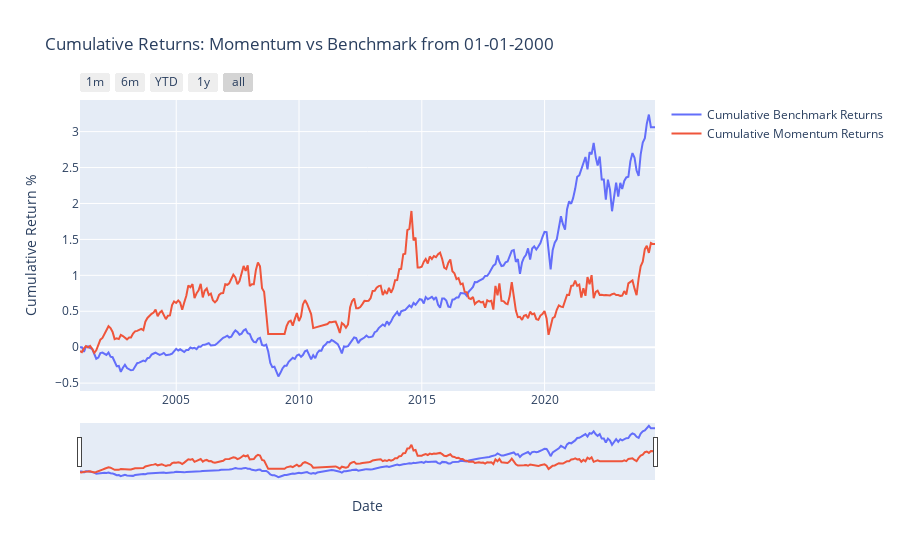

The notebook cell saved with this chart:
### Code cell
# Create a Plotly figure
fig = go.Figure()

# Add the cumulative benchmark returns line trace
fig.add_trace(
    go.Scatter(
        x=cumulative_benchmark_returns.index,
        y=cumulative_benchmark_returns,
        mode='lines',
        name='Cumulative Benchmark Returns'
    )
)

# Add the cumulative momentum returns line trace
fig.add_trace(
    go.Scatter(
        x=cumulative_momentum_returns.index,
        y=cumulative_momentum_returns,
        mode='lines',
        name='Cumulative Momentum Returns'
    )
)

# Configure the x-axis to show months when zoomed in and add range selector buttons
fig.update_layout(
    title='Cumulative Returns: Momentum vs Benchmark from 01-01-2000',
    xaxis_title='Date',
    yaxis_title='Cumulative Return %',
    xaxis=dict(
        tickmode='auto',
        rangeslider=dict(
            visible=True
        ),
        rangeselector=dict(
            buttons=list([
                dict(count=1, label="1m", step="month", stepmode="backward"),
                dict(count=6, label="6m", step="month", stepmode="backward"),
                dict(count=1, label="YTD", step="year", stepmode="todate"),
                dict(count=1, label="1y", step="year", stepmode="backward"),
                dict(step="all")
            ])
        ),
        type="date"
    ),
)

# Show the plot
fig.show()

### Figure 1 — Plotly figure (JSON) as saved in the notebook; plotly's stock layout.template omitted (floating-point values rounded to 4 significant figures; data arrays with more than 128 entries replaced by an {"elided": "..."} marker saying what was removed)
{"data": [{"mode": "lines", "name": "Cumulative Benchmark Returns", "type": "scatter", "x": {"elided": "282 str values"}, "y": {"elided": "282 float values"}}, {"mode": "lines", "name": "Cumulative Momentum Returns", "type": "scatter", "x": {"elided": "282 str values"}, "y": {"elided": "282 float values"}}], "layout": {"title": {"text": "Cumulative Returns: Momentum vs Benchmark from 01-01-2000"}, "xaxis": {"rangeselector": {"buttons": [{"count": 1, "label": "1m", "step": "month", "stepmode": "backward"}, {"count": 6, "label": "6m", "step": "month", "stepmode": "backward"}, {"count": 1, "label": "YTD", "step": "year", "stepmode": "todate"}, {"count": 1, "label": "1y", "step": "year", "stepmode": "backward"}, {"step": "all"}]}, "rangeslider": {"visible": true}, "tickmode": "auto", "title": {"text": "Date"}, "type": "date"}, "yaxis": {"title": {"text": "Cumulative Return %"}}}}
